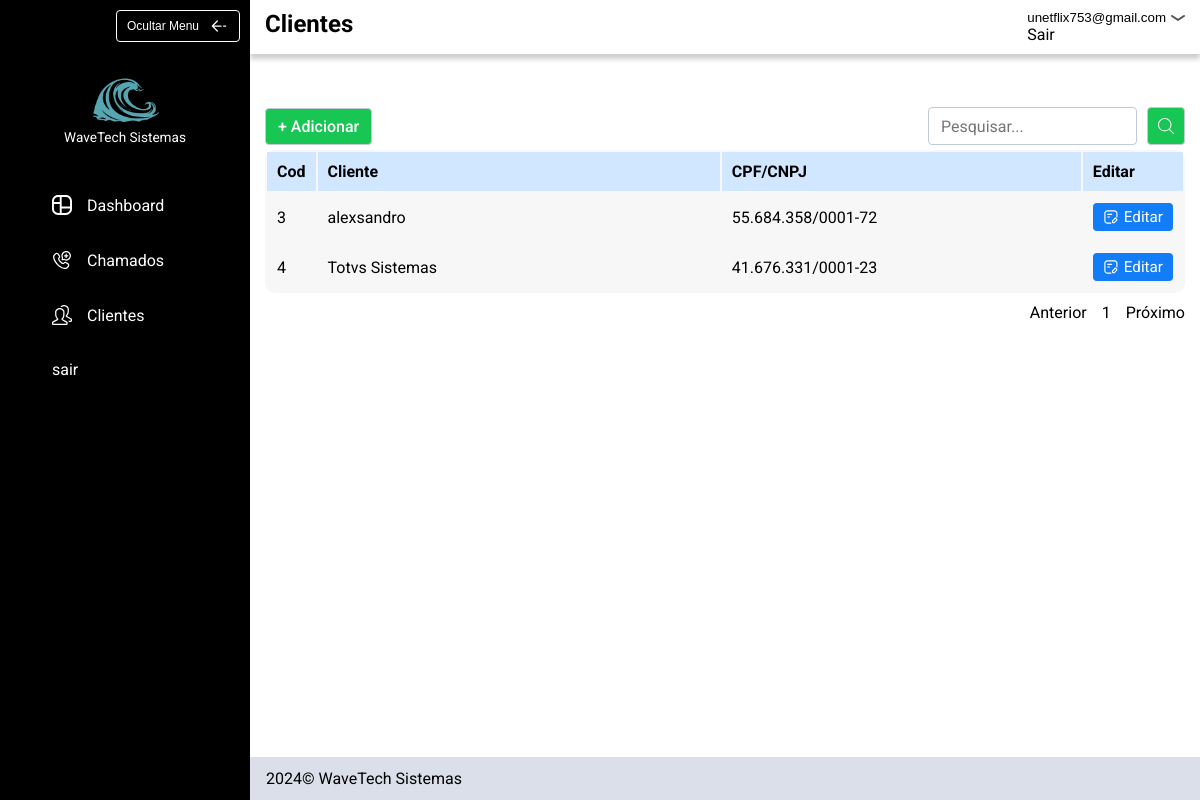
The app's page /clientes (signed in) with its own data.
### tables this page shows
CREATE TABLE usuarios (
id INTEGER PRIMARY KEY,
email TEXT NOT NULL,
password TEXT NOT NULL);

CREATE TABLE clientes (
               id INTEGER PRIMARY KEY,
               usuario_id INTEGER,
               nome TEXT NOT NULL,
               cpf_cnpj TEXT NOT NULL,
               telefone TEXT NOT NULL,
               logradouro TEXT NOT NULL,
               bairro TEXT NOT NULL,
               numero INTEGER,
               complemento TEXT,
               cidade TEXT NOT NULL,
               uf TEXT NOT NULL,
               cep TEXT,
               FOREIGN KEY (usuario_id) REFERENCES usuarios (id) 
               );

### app.py (the view, shortened to what this page needs)
@app.route("/clientes")
@login_required
def clientes():
    db = opendb()
    cursor = db.cursor()
    pesquisa = request.args.get("pesquisa")
    page = request.args.get("pagina", 1, type=int)
    per_page = 8
    offset = (page - 1) * per_page
    if not pesquisa:
        cursor.execute("SELECT COUNT(*) AS total FROM clientes WHERE usuario_id = ?", (session["user_id"],))
        total_query = cursor.fetchone()
        total_pages = total_query['total']
        cursor.execute("SELECT id, nome, cpf_cnpj FROM clientes WHERE usuario_id = ? LIMIT ? OFFSET ?",(session["user_id"], per_page, offset))
    clientes = cursor.fetchall()
    total_pages = math.ceil((total_pages / per_page))
    if total_pages < 1:
        total_pages = 1
    closedb(db, cursor)
    return render_template("clientes.html", clientes=clientes, page=page, total_pages=total_pages, pesquisa=pesquisa)

### app.py (called while the page is built)
def login_required(f):
    @wraps(f)
    def decorated_function(*args, **kwargs):
        if session.get("user_id") is None:
            return redirect("/login")
        return f(*args, **kwargs)
    return decorated_function

def opendb():
    connection = sqlite3.connect("sistema_chamados.db")
    connection.row_factory = sqlite3.Row
    return connection

def closedb(connection, cursor):
    cursor.close()
    connection.close()

@app.context_processor
def inject_user_email():
    db = opendb()
    cursor = db.cursor()
    user_id = session.get("user_id")
    if user_id:
        cursor.execute("SELECT email FROM usuarios WHERE id = ?", (user_id,))
        user_email = cursor.fetchone()
        return {
            "user_email" : user_email["email"]
        }
    return {}

### templates/clientes.html
{% extends "layout.html" %}
{% block class_header %}
  padrao
{% endblock %}
{% block title_header %}
    Clientes
{% endblock %}
{% block header %}
    <div class="pesquisar_container">
        <div class="campo_pesquisa">
            <div>
                <a class="btn_adicionar btn_verde" href="/cadastrar_clientes">+ Adicionar</a>
            </div>
            <div>
                <form action="/clientes" method="get" class="formulario_pesquisar">
                    <input type="search" autocomplete="off" id="pesquisar_cliente" name="pesquisa" placeholder="Pesquisar...">
                    <button class="btn_verde"><img src="../static/img/icon/pesquisar.svg"></button>
                </form>
            </div>
        </div>
    </div>
{% endblock %}
{% block principal %}
    <div class="tabela_content">
        <table class="tabela">
            <thead>
                <tr >
                    <th style="width: 5%;">Cod</th>
                    <th style="width: 45%;">Cliente</th>
                    <th style="width: 40%;">CPF/CNPJ</th>
                    <th style="width: 10%;">Editar</th>
                </tr>
            </thead>
            <tbody>
                {% if clientes|length == 0 %}
                    <tr>
                        <td class="full_row" colspan="6">Nenhum cliente encontrado</td>
                    </tr>
                {% else %}
                    {% for cliente in clientes %}
                        <tr>
                            <td>{{ cliente["id"] }}</td>
                            <td>{{ cliente["nome"] }}</td>
                            <td>{{ cliente["cpf_cnpj"] }}</td>
                            <td class="btn_editar"><a href="/editar_cliente?cliente={{ cliente['id']}}"><img src="../static/img/icon/editar.svg">Editar</a></td>
                        </tr>
                    {% endfor %}
                {% endif %}
            </tbody>
        </table>
        <div class="nav_tabela_content">
            <ul class="nav_tabela">
                <li><a href="{% if pesquisa %}/clientes?pesquisa={{pesquisa}}&pagina={% else %}/clientes?pagina={% endif %}{% if page > 1 %}{{ page - 1 }}{% else %}{{ page }}{% endif %}" class="anterior">Anterior</a></li>
                {% for page in range(total_pages) %}
                    <li><a href="{% if pesquisa %}/clientes?pesquisa={{pesquisa}}&pagina={% else %}/clientes?pagina={% endif %}{{ page + 1 }}">{{ page + 1 }}</a></li>
                {% endfor %}
                <li><a href="{% if pesquisa %}/clientes?pesquisa={{pesquisa}}&pagina={% else %}/clientes?pagina={% endif %}{% if (page + 1) == total_pages %}{{ page + 1 }}{% else %}{{total_pages}}{% endif %}" class="proximo">Próximo</a></li>
            </ul>
        </div>
    </div>
{% endblock %}

### templates/layout.html (shortened to what this page needs)
<!DOCTYPE html>
<html lang="pt-br">
<head>
    <link rel="stylesheet" href="../static/css/style.css">
</head>
<body>
    <div class="dashboard_container">
        <header class="cabecalho">
            <div class="logo_container">
                <button class="btn_ocultar_header">Ocultar Menu<img src="../static/img/icon/arrow.svg"></button>
                <div class="logo">
                    <img src="../static/img/logotipo.png">
                    <span>WaveTech Sistemas</span>
                </div>
            </div>
            <nav class="navegacao_principal">
                <ul class="nav_links">
                    <li><a href="/"><img src="../static/img/icon/dashboard-cropped.svg" width="20px" height="20px">Dashboard</a></li>
                    <li><a href="/chamados"><img src="../static/img/icon/chamado.svg" width="20px" height="20px">Chamados</a></li>
                    <li><a href="/clientes"><img src="../static/img/icon/clientes.svg" width="20px" height="20px">Clientes</a></li>
                    <li><a href="/logout">sair</a></li>
                </ul>
            </nav>
        </header>
        <main>
            <section class="conteudo_header">
                <div class="header_informacoes_container">
                    <div class="header_informacoes {% block class_header %}{% endblock %}">
                        <h1>{% block title_header %}{% endblock %}</h1>
                        <div>
                            <button class="btn_logout">{{ user_email }}<img src="../static/img/icon/seta-abrir.svg"></button>
                            <div class="layout_sair">
                                <a href="/logout">Sair</a>
                            </div>
                        </div>
                    </div>
                </div>
                {% block header %}
                {% endblock %}
            </section>
            <section class="conteudo_principal">
                {% block principal %}
                {% endblock %}
            </section>
        </main>
        <footer class="footer">
            <p>2024© WaveTech Sistemas</p>
        </footer>
    </div>
</body>
</html>

### static/css/estilo.css (style rules this page uses)
body { margin: 0px; font-family: "Roboto"; }
img { display: block; max-width: 100%; }
label, input { display: block; }
button { background: none; border: none; padding: 0; cursor: pointer; }
h1, h2, h3, h4, p, ul { margin: 0px; }
a { text-decoration: none; color: inherit; display: inline-block; }
ul { padding: 0; list-style: none; }

### static/css/cores.css (style rules this page uses)
:root { --azul: #137cf7; --azul-hover:#0a5dd1; --azulClaro: #D1E6FF; --azulClaroFocus: #99c6fd; --branco: #ffffff; --preto: #000000; --cinzaFooter : #DBDFE9; --verde: #17C653; --verde-escuro: #139f44; --amarelo: #F6C000; --vermelho: #F8285A; --cinzaBorda: #c2cad8; }

### static/css/dashboard.css (style rules this page uses)
.conteudo_principal { padding: 0 15px; }
.conteudo_header { display: grid; grid-template-rows: auto 1fr; height: 150px; width: 100%; }
.dashboard_container { display: grid; grid-template-columns: auto 1fr; grid-template-rows: 1fr auto; min-height: 100vh; }
.cabecalho { width: 250px; height: 100%; background-color: var(--preto); grid-row: span 2; }
.navegacao_principal { color: var(--branco); }
.logo_container { display: grid; height: 150px; padding: 10px 10px 5px 10px; box-sizing: border-box; }
.nav_links { display: flex; flex-direction: column; gap: 25px; padding: 40px; }
.nav_links li a { display: flex; gap: 15px; padding: 5px 12px; align-items: center; }
.nav_links li { width: max-content; }
.btn_ocultar_header { display: flex; align-items: center; justify-self: end; height: max-content; font-size: .75rem; gap: 10px; color: var(--branco); padding: 5px 10px; border: 1px solid var(--branco); border-radius: 4px; }
.logo { justify-items: center; align-self: end; }
.logo img { max-width: 70px; margin-bottom: 3px; }
.logo span { color: var(--branco); display: block; font-size: .85rem; }
.footer { background: var(--cinzaFooter); height: max-content; padding: 12px 16px; }
.header_informacoes { display: flex; justify-content: space-between; margin: 0 auto; padding: 10px 15px; }
.header_informacoes_container { box-shadow: 0 5px 5px rgba(0, 0, 0, 0.2); }

### static/css/chamados.css (style rules this page uses)
.tabela_content { max-width: 1100px; margin: 0 auto; }
.tabela { width: 100%; grid-column: span 2; background: #F7F7F7; text-align: left; border-radius: 10px; margin-bottom: 10px; }
.tabela thead { background: var(--azulClaro); }
.tabela td, .tabela th { padding: 10px; }
.btn_editar a { display: flex; gap: 5px; font-size: .95rem; width: max-content; background: var(--azul); color: var(--branco); padding: 5px 10px; border-radius: 4px; transition: .3s; }
.pesquisar_container { width: 100%; align-content: end; margin-bottom: 5px; }
.campo_pesquisa { display: flex; justify-content: space-between; max-width: 1100px; margin-bottom: 10px; align-items: end; margin: 0 auto; padding: 0 15px; }
.formulario_pesquisar { display: flex; gap: 10px; }
.campo_pesquisa input { font-family: "Roboto"; font-size: 1rem; padding: 5px 12px; border-radius: 4px; border: 1px solid var(--cinzaBorda); }
.campo_pesquisa input { outline:none }
.campo_pesquisa button { background: var(--verde); padding: 10px; border-radius: 4px; border: 1px solid var(--cinzaBorda); }
.padrao { max-width: 1100px; }
.btn_adicionar { font-weight: 500; color: var(--branco); display: inline-block; background: var(--verde); padding: 8px 12px; border-radius: 4px; border: 1px solid var(--cinzaBorda); }
.btn_verde { transition: .3s; }
.nav_tabela_content { display: flex; justify-content: end; }
.nav_tabela { display: flex; gap: 15px; }

### static/css/logout-header.css (style rules this page uses)
.btn_logout { display: flex; align-items: center; gap: 5px; }
.btn_logout img { transform: rotate(180deg); }

### records on screen
usuarios: email "unetflix753@gmail.com"
clientes: id "3", nome "alexsandro", cpf_cnpj "55.684.358/0001-72"
clientes: id "4", nome "Totvs Sistemas", cpf_cnpj "41.676.331/0001-23"

### other values on screen
{{ page + 1 }} "1"
